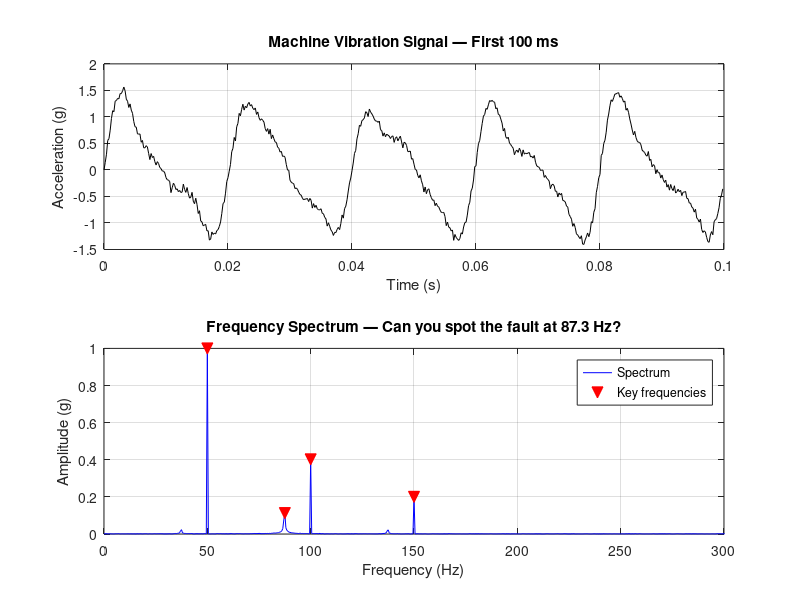

Write the MATLAB code that produced this figure. (Note: this script raises an error after producing the figure.)
% ============================================================
% Central Project: Rotating Machine Vibration Analysis
% project/generate_signal.m
% ============================================================
% PURPOSE
%   Generates a synthetic vibration signal simulating an electric
%   motor / pump with a developing bearing fault. This is the
%   single dataset used across all course modules.
%
% PHYSICAL MODEL
%   The machine rotates at 50 Hz (3000 RPM). The vibration signal
%   contains:
%     - Shaft rotation and harmonics (imbalance, misalignment)
%     - A bearing outer race defect at 87.3 Hz (BPFO)
%     - Broadband sensor noise
%
% BEARING FAULT FREQUENCY (BPFO) — how to compute it:
%   BPFO = (Nb/2) * rpm/60 * (1 - Bd/Pd * cos(phi))
%   where Nb = number of rolling elements, Bd = ball diameter,
%   Pd = pitch diameter, phi = contact angle.
%   For a typical 6205 deep groove bearing: BPFO ≈ 87.3 Hz at 3000 RPM.
%
% OUTPUT
%   Saves 'machine_vibration.mat' in the project/ folder.
%   Variables: x (signal), t (time), fs (sample rate), params (struct)
%
% USAGE
%   Run this script once. All subsequent modules load the .mat file:
%     load('../project/machine_vibration.mat');
% ============================================================

clear; clc;

%% ── Configurable Parameters ─────────────────────────────────────────────────
params.fs          = 5000;     % sampling frequency [Hz]
params.duration    = 2.0;      % signal duration [s]

% Shaft
params.f_shaft     = 50;       % shaft rotation frequency [Hz] = 3000 RPM
params.A_shaft     = 1.00;     % shaft vibration amplitude

% Harmonics (imbalance artifacts)
params.f_h2        = 100;      % 2nd harmonic [Hz]
params.A_h2        = 0.40;
params.f_h3        = 150;      % 3rd harmonic [Hz]
params.A_h3        = 0.20;

% Bearing fault (outer race defect, BPFO)
params.f_fault     = 87.3;     % bearing fault frequency [Hz]
params.A_fault     = 0.15;     % small amplitude — hard to see in time domain

% Modulation: fault creates amplitude modulation at shaft frequency
% (characteristic of outer race defects in rotating machinery)
params.modulation  = true;

% Noise
params.noise_std   = 0.05;     % Gaussian white noise standard deviation

%% ── Signal Construction ──────────────────────────────────────────────────────
N  = params.fs * params.duration;
t  = (0 : N-1) / params.fs;

% Base shaft + harmonics
x_shaft = params.A_shaft * sin(2*pi * params.f_shaft * t) ...
        + params.A_h2    * sin(2*pi * params.f_h2    * t) ...
        + params.A_h3    * sin(2*pi * params.f_h3    * t);

% Bearing fault component
% With amplitude modulation by shaft frequency (physically realistic)
if params.modulation
  modulator = 1 + 0.4 * sin(2*pi * params.f_shaft * t);
  x_fault = params.A_fault * modulator .* sin(2*pi * params.f_fault * t);
else
  x_fault = params.A_fault * sin(2*pi * params.f_fault * t);
end

% Noise
rng(42);  % fixed seed for reproducibility
x_noise = params.noise_std * randn(1, N);

% Complete signal
x = x_shaft + x_fault + x_noise;
fs = params.fs;

%% ── Quick Sanity Plots ────────────────────────────────────────────────────────
figure('Position', [100 100 1000 500]);

subplot(2,1,1);
t_plot = t(t < 0.1);
plot(t_plot, x(1:length(t_plot)), 'k', 'LineWidth', 0.6);
xlabel('Time (s)'); ylabel('Acceleration (g)');
title('Machine Vibration Signal — First 100 ms');
grid on;

subplot(2,1,2);
X    = fft(x);
half = 1 : N/2+1;
X_ss = 2 * abs(X(half)) / N;
X_ss(1) = X_ss(1)/2;
f_ax = (0:N/2) * (fs/N);

plot(f_ax, X_ss, 'b', 'LineWidth', 0.5);
hold on;
% Mark key frequencies
for f_mark = [params.f_shaft, params.f_h2, params.f_h3, params.f_fault]
  [~, idx] = min(abs(f_ax - f_mark));
  plot(f_ax(idx), X_ss(idx), 'rv', 'MarkerSize', 8, 'MarkerFaceColor', 'r');
end
xlabel('Frequency (Hz)'); ylabel('Amplitude (g)');
title('Frequency Spectrum — Can you spot the fault at 87.3 Hz?');
xlim([0 300]); grid on;
legend('Spectrum', 'Key frequencies', 'Location', 'northeast');

sgtitle('Project Signal: Motor Vibration with Bearing Fault');

%% ── Save ─────────────────────────────────────────────────────────────────────
save('machine_vibration.mat', 'x', 't', 'fs', 'params');
fprintf('\nSignal saved to machine_vibration.mat\n');
fprintf('  Duration:        %.1f s\n', params.duration);
fprintf('  Samples:         %d\n', N);
fprintf('  Sampling rate:   %d Hz\n', fs);
fprintf('  Freq resolution: %.3f Hz/bin\n', fs/N);
fprintf('\nSignal components:\n');
fprintf('  Shaft:       %.0f Hz, A=%.2f\n', params.f_shaft, params.A_shaft);
fprintf('  2nd harmonic:%.0f Hz, A=%.2f\n', params.f_h2, params.A_h2);
fprintf('  3rd harmonic:%.0f Hz, A=%.2f\n', params.f_h3, params.A_h3);
fprintf('  Fault (BPFO):%.1f Hz, A=%.2f  <-- diagnostic target\n', params.f_fault, params.A_fault);
fprintf('  Noise std:   %.3f\n', params.noise_std);
fprintf('\nFault-to-shaft amplitude ratio: %.1f:1 (shaft dominates by %.0fx)\n', ...
        params.A_fault/params.A_shaft, params.A_shaft/params.A_fault);
